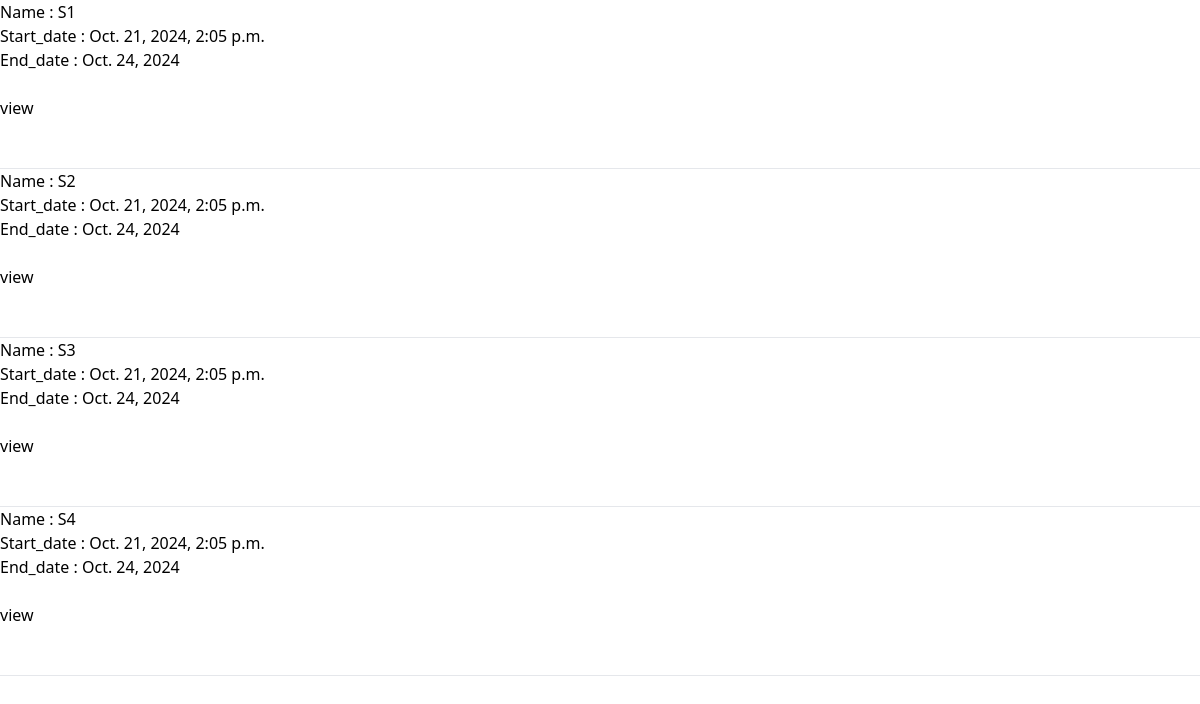
The page /officer/schemes/ on the database its author committed.
### officer/models.py (models this page shows, shortened)
class Scheme(models.Model):
    name=models.CharField(max_length=250)
    type=models.CharField(max_length=50,choices=schem_type)
    description=models.CharField(max_length=250)
    criteria=models.CharField(max_length=250)
    start_date=models.DateTimeField(auto_now_add=True)
    end_date=models.DateField()

### officer/views/schemes.py (the view)
# urls.py: path('schemes/',schemes.index,name='schemes'),
def index(request):
    schemes=Scheme.objects.all()
    return render(request,'officer/schemes/index.html',{'schemes':schemes})

### officer/templates/officer/schemes/index.html
{% extends 'base.html' %}
{% block content %}
<ol>
{% for scheme in schemes %}
<li>
    Name : {{scheme.name}} <br>
    Start_date : {{scheme.start_date}} <br>
    End_date : {{scheme.end_date}} <br> <br>
    <a href="{% url 'officer:details_schemes' scheme.id %}"> view</a>
</li>
<br><br><hr>
{% endfor %}
</ol>
{% endblock content %}

### rows shown on the page
Scheme: name "S1", start_date "Oct. 21, 2024, 2:05 p.m.", end_date "Oct. 24, 2024"
Scheme: name "S2", start_date "Oct. 21, 2024, 2:05 p.m.", end_date "Oct. 24, 2024"
Scheme: name "S3", start_date "Oct. 21, 2024, 2:05 p.m.", end_date "Oct. 24, 2024"
Scheme: name "S4", start_date "Oct. 21, 2024, 2:05 p.m.", end_date "Oct. 24, 2024"
